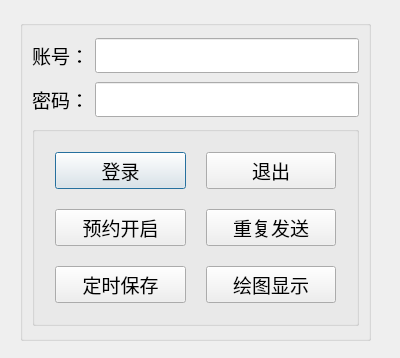
<?xml version="1.0" encoding="UTF-8"?>
<ui version="4.0">
 <class>Dialog1</class>
 <widget class="QDialog" name="Dialog1">
  <property name="windowModality">
   <enum>Qt::NonModal</enum>
  </property>
  <property name="geometry">
   <rect>
    <x>0</x>
    <y>0</y>
    <width>400</width>
    <height>358</height>
   </rect>
  </property>
  <property name="sizePolicy">
   <sizepolicy hsizetype="Preferred" vsizetype="Maximum">
    <horstretch>0</horstretch>
    <verstretch>0</verstretch>
   </sizepolicy>
  </property>
  <property name="minimumSize">
   <size>
    <width>0</width>
    <height>0</height>
   </size>
  </property>
  <property name="maximumSize">
   <size>
    <width>400</width>
    <height>600</height>
   </size>
  </property>
  <property name="font">
   <font>
    <family>微软雅黑</family>
    <pointsize>14</pointsize>
   </font>
  </property>
  <property name="windowTitle">
   <string>登录界面</string>
  </property>
  <widget class="QGroupBox" name="group2">
   <property name="geometry">
    <rect>
     <x>20</x>
     <y>20</y>
     <width>351</width>
     <height>321</height>
    </rect>
   </property>
   <property name="sizePolicy">
    <sizepolicy hsizetype="Minimum" vsizetype="Minimum">
     <horstretch>0</horstretch>
     <verstretch>0</verstretch>
    </sizepolicy>
   </property>
   <layout class="QGridLayout" name="gridLayout">
    <property name="sizeConstraint">
     <enum>QLayout::SetNoConstraint</enum>
    </property>
    <item row="2" column="0" colspan="2">
     <widget class="QGroupBox" name="group1">
      <property name="sizePolicy">
       <sizepolicy hsizetype="Preferred" vsizetype="Preferred">
        <horstretch>0</horstretch>
        <verstretch>0</verstretch>
       </sizepolicy>
      </property>
      <property name="maximumSize">
       <size>
        <width>16777215</width>
        <height>200</height>
       </size>
      </property>
      <layout class="QGridLayout" name="gridLayout_2">
       <property name="leftMargin">
        <number>20</number>
       </property>
       <property name="topMargin">
        <number>20</number>
       </property>
       <property name="rightMargin">
        <number>20</number>
       </property>
       <property name="bottomMargin">
        <number>20</number>
       </property>
       <property name="spacing">
        <number>20</number>
       </property>
       <item row="1" column="2">
        <widget class="QPushButton" name="repeatButton">
         <property name="sizePolicy">
          <sizepolicy hsizetype="Minimum" vsizetype="Preferred">
           <horstretch>0</horstretch>
           <verstretch>10</verstretch>
          </sizepolicy>
         </property>
         <property name="text">
          <string>重复发送</string>
         </property>
         <property name="autoDefault">
          <bool>false</bool>
         </property>
        </widget>
       </item>
       <item row="1" column="0">
        <widget class="QPushButton" name="advanceButton">
         <property name="sizePolicy">
          <sizepolicy hsizetype="Minimum" vsizetype="Preferred">
           <horstretch>0</horstretch>
           <verstretch>10</verstretch>
          </sizepolicy>
         </property>
         <property name="text">
          <string>预约开启</string>
         </property>
         <property name="autoDefault">
          <bool>false</bool>
         </property>
        </widget>
       </item>
       <item row="0" column="2">
        <widget class="QPushButton" name="pushButton">
         <property name="sizePolicy">
          <sizepolicy hsizetype="Minimum" vsizetype="Preferred">
           <horstretch>0</horstretch>
           <verstretch>10</verstretch>
          </sizepolicy>
         </property>
         <property name="text">
          <string>退出</string>
         </property>
         <property name="autoDefault">
          <bool>false</bool>
         </property>
        </widget>
       </item>
       <item row="0" column="0">
        <widget class="QPushButton" name="okButton">
         <property name="sizePolicy">
          <sizepolicy hsizetype="Minimum" vsizetype="Preferred">
           <horstretch>0</horstretch>
           <verstretch>10</verstretch>
          </sizepolicy>
         </property>
         <property name="text">
          <string>登录</string>
         </property>
         <property name="autoDefault">
          <bool>true</bool>
         </property>
        </widget>
       </item>
       <item row="2" column="0">
        <widget class="QPushButton" name="ontime1Button">
         <property name="sizePolicy">
          <sizepolicy hsizetype="Minimum" vsizetype="Preferred">
           <horstretch>0</horstretch>
           <verstretch>10</verstretch>
          </sizepolicy>
         </property>
         <property name="text">
          <string>定时保存</string>
         </property>
         <property name="autoDefault">
          <bool>false</bool>
         </property>
        </widget>
       </item>
       <item row="2" column="2">
        <widget class="QPushButton" name="chartButton">
         <property name="sizePolicy">
          <sizepolicy hsizetype="Minimum" vsizetype="Preferred">
           <horstretch>0</horstretch>
           <verstretch>10</verstretch>
          </sizepolicy>
         </property>
         <property name="text">
          <string>绘图显示</string>
         </property>
         <property name="autoDefault">
          <bool>false</bool>
         </property>
        </widget>
       </item>
      </layout>
     </widget>
    </item>
    <item row="1" column="0">
     <widget class="QLabel" name="label_2">
      <property name="text">
       <string>密码：</string>
      </property>
     </widget>
    </item>
    <item row="0" column="0">
     <widget class="QLabel" name="label">
      <property name="text">
       <string>账号：</string>
      </property>
     </widget>
    </item>
    <item row="1" column="1">
     <widget class="QLineEdit" name="password">
      <property name="inputMethodHints">
       <set>Qt::ImhHiddenText|Qt::ImhNoAutoUppercase|Qt::ImhNoPredictiveText|Qt::ImhSensitiveData</set>
      </property>
      <property name="inputMask">
       <string/>
      </property>
      <property name="echoMode">
       <enum>QLineEdit::Password</enum>
      </property>
     </widget>
    </item>
    <item row="0" column="1">
     <widget class="QLineEdit" name="name1"/>
    </item>
   </layout>
  </widget>
 </widget>
 <resources/>
 <connections/>
</ui>
